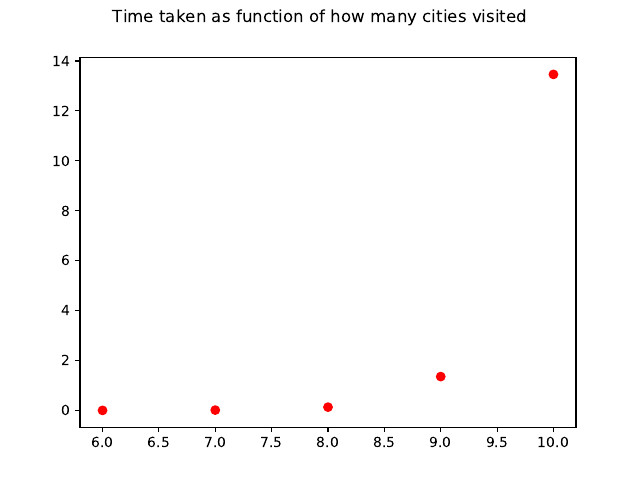

This figure's Python source:
import csv
import sys
import itertools
import datetime
import matplotlib.pyplot as plt


def exhaustive_search(perm_list, table):
    best_distance = 10000000
    best_order = []

    for seg in perm_list:
        total = 0
        for i, val in enumerate(seg[:(len(seg)-1)]):
           total += float(table[val][seg[i + 1]])
        total += float(table[seg[len(seg) - 1]][seg[0]])
        if total < best_distance:
            best_distance = total
            best_order = seg
    return best_distance, best_order


if __name__ == '__main__':
    f = open(sys.argv[1], 'r')
    reader = csv.reader(f, delimiter=';')
    l = list(reader)
    names = l[0]
    l.pop(0)

    max_cities = range(0, 24)
    delta_t = []
    n = range(6, 11)

    for n_cities in range(6, 11):
        total_cities = max_cities[:n_cities]
        permus = list(itertools.permutations(total_cities, n_cities))
        start_t = datetime.datetime.now()
        winner_distance, winner_sequence = exhaustive_search(permus, l)
        end_t = datetime.datetime.now()
        total_t = end_t - start_t
        total = total_t.microseconds/1000000 + total_t.seconds
        delta_t.append(total)
        print("For n_cities = " + str(n_cities) + ":")
        print("Best distance: " + str(winner_distance))
        print("Best sequence: " + str(winner_sequence))
        print("Best order of travel:", end=" ")

        for i, val in enumerate(winner_sequence):
            print(names[val], end=" ")
        print(names[winner_sequence[0]])
        print(" ")

    fig = plt.figure("Exhaustive search")
    fig.suptitle("Time taken as function of how many cities visited")
    plt.plot(n, delta_t, 'ro')
    print("Time spent[seconds]:", end=" ")
    print(delta_t)
    if len(sys.argv) > 2:
        plt.savefig(sys.argv[2] + ".pdf", format="pdf")
        plt.show()
    else:
        plt.show()
    f.close()
